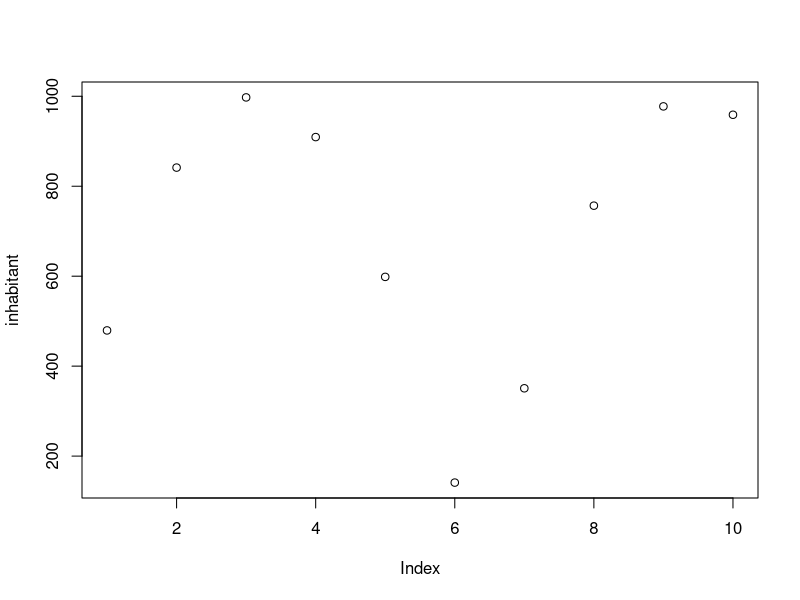
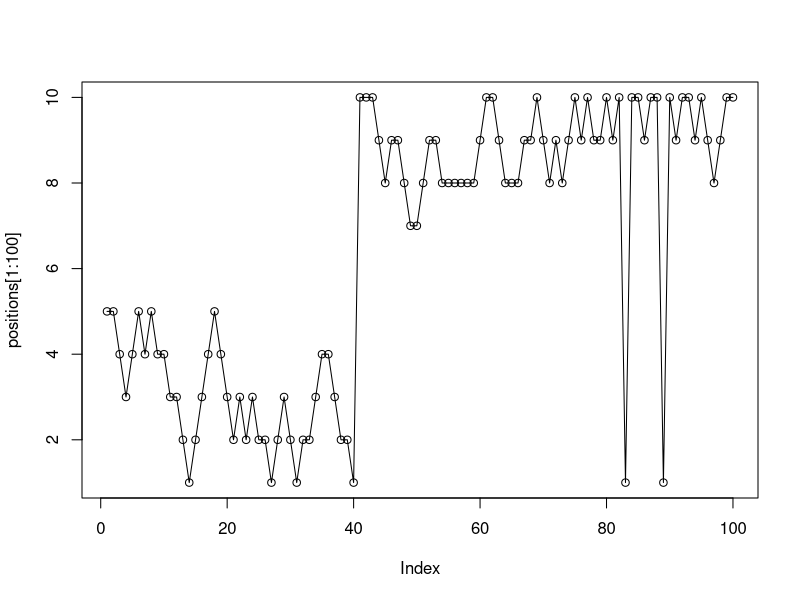
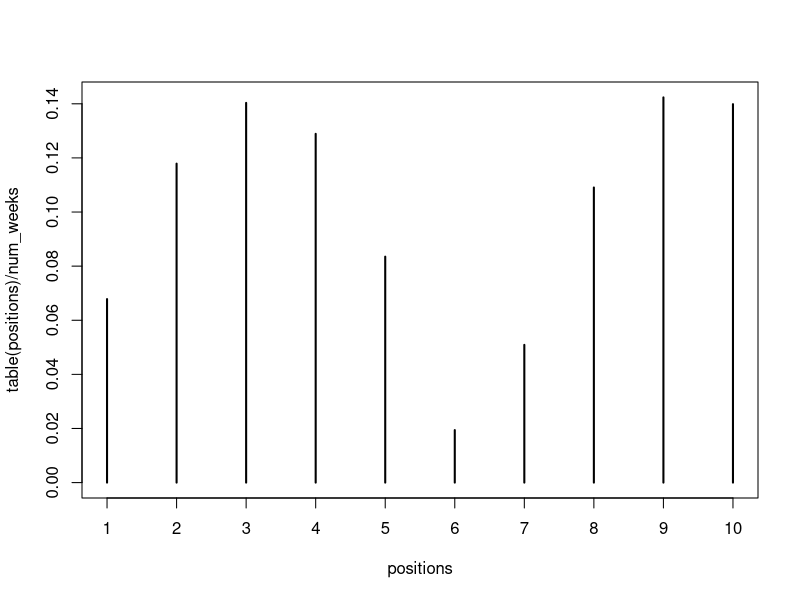

Here is the R script that generated these plots, in order:
inhabitant = 1000*abs(sin((1:10)/2))
plot(inhabitant)

num_weeks <- 1e5
positions <- rep(0,num_weeks) 
current <- 5
for ( i in 1:num_weeks ) {
  ## record current position
  positions[i] <- current
  ## flip coin to generate proposal
  proposal <- current + sample( c(-1,1) , size=1 ) ## now make sure he loops around the archipelago
  if ( proposal < 1 ) proposal <- 10
  if ( proposal > 10 ) proposal <- 1 ## move?
  prob_move <- inhabitant[proposal]/inhabitant[current]
  current <- ifelse( runif(1) < prob_move , proposal , current ) 
}
plot(positions[1:100]) 
lines(positions[1:100]) 
plot(table(positions)/num_weeks)
